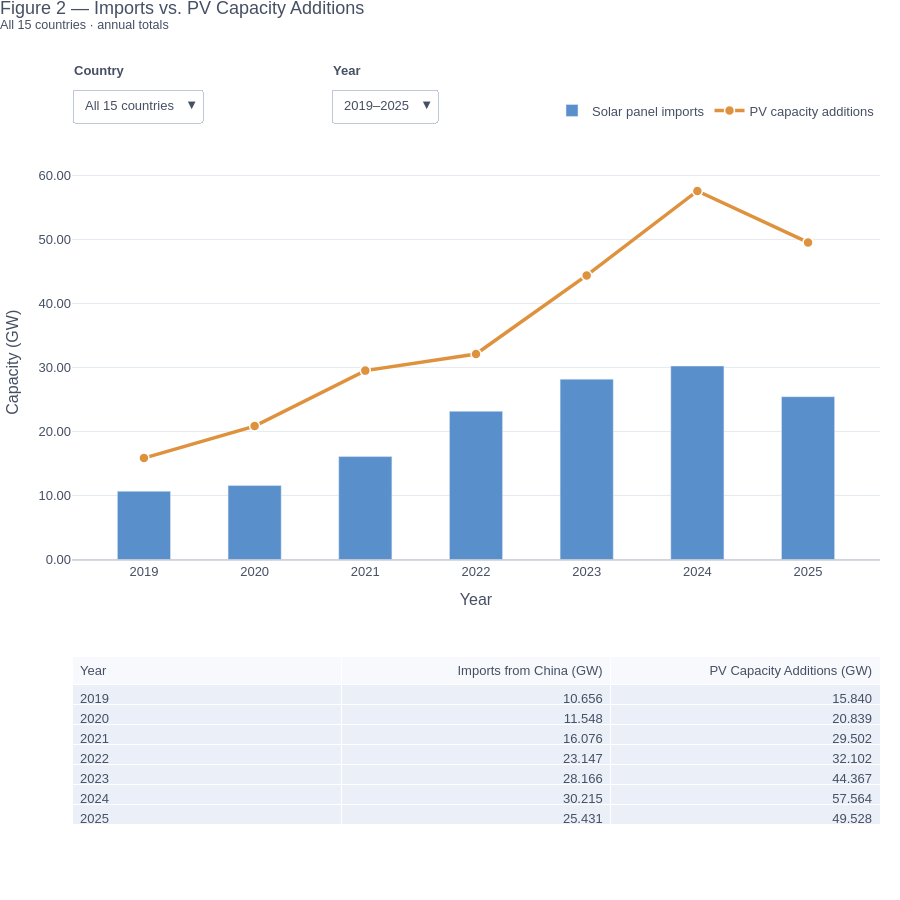

The notebook cell this image was saved under:
### Markdown cell above
### Figure 2 interactive dashboard

### Code cell
#Imports and settings
import argparse
from pathlib import Path

import pandas as pd
import plotly.graph_objects as go
from plotly.subplots import make_subplots

FILENAME = "CLEANED_Study_area_data_2018_2025.csv"
START_YEAR, END_YEAR = 2019, 2025
YEARS = list(range(START_YEAR, END_YEAR + 1))

IMPORT_COLOR = "#598fcb"
ADDITION_COLOR = "#df923e"

try:
    SCRIPT_DIR = Path(__file__).resolve().parent
except NameError:
    SCRIPT_DIR = Path.cwd()

OUT_DIR = SCRIPT_DIR.parent / "outputs"
OUT_DIR.mkdir(parents=True, exist_ok=True)


#Load data
def find_csv(csv_arg=None):
    """Find the cleaned CSV whether you run from the repo root or the Scripts folder."""
    if csv_arg:
        p = Path(csv_arg).expanduser().resolve()
        if not p.is_file():
            raise FileNotFoundError(f"CSV file not found: {p}")
        return p
    candidates = [
        Path.cwd() / "data" / "Processed" / FILENAME,
        Path.cwd() / ".." / "data" / "Processed" / FILENAME,
        SCRIPT_DIR / ".." / "data" / "Processed" / FILENAME,
        SCRIPT_DIR / "data" / "Processed" / FILENAME,
        Path.cwd() / FILENAME,
        SCRIPT_DIR / FILENAME,
    ]
    for path in candidates:
        if path.is_file():
            return path.resolve()
    raise FileNotFoundError(
        f"Cannot find {FILENAME}. Pass its path using --csv.\nChecked:\n"
        + "\n".join(str(p.resolve()) for p in candidates)
    )


parser = argparse.ArgumentParser(description="Figure 2 interactive dashboard")
parser.add_argument("--csv", default=None, help="Path to the cleaned CSV file")
parser.add_argument("--out", default=str(OUT_DIR / "Figure2_Interactive_Dashboard.html"),
                    help="Output HTML path")
args, _ = parser.parse_known_args()

csv_path = find_csv(args.csv)
df = pd.read_csv(csv_path)
print(f"Loaded: {csv_path}")


#Clean and check data
expected = ["Area", "Year", "China_panel_exports_MW", "PV_capacity_additions_MW"]
missing = set(expected) - set(df.columns)
if missing:
    raise ValueError(f"Missing columns: {sorted(missing)}")

d = df[expected].copy()
d["Year"] = pd.to_numeric(d["Year"], errors="raise").astype(int)
d = d[d["Year"].between(START_YEAR, END_YEAR)].copy()
if d.empty:
    raise ValueError(f"No observations from {START_YEAR} through {END_YEAR} found.")
if d.duplicated(["Area", "Year"]).any():
    raise ValueError("Duplicate Area-Year observations found: check data before plotting.")

for col in ["China_panel_exports_MW", "PV_capacity_additions_MW"]:
    d[col] = pd.to_numeric(d[col], errors="coerce")


d["Imports_GW"] = d["China_panel_exports_MW"] / 1000
d["Additions_GW"] = d["PV_capacity_additions_MW"] / 1000

countries = sorted(d["Area"].unique())
ALL_LABEL = f"All {len(countries)} countries"
print(f"Countries: {len(countries)}, years: {d['Year'].min()}–{d['Year'].max()}, rows: {len(d)}")


#Filter function
def filter_data(country="ALL", start=START_YEAR, end=END_YEAR, save_csv=False):
    """Return one row per year for a country (or the sum of all countries).

    country : "ALL" or a country name, e.g. "Brazil"
    start, end : year range (inclusive)
    save_csv : if True, also save the result to the outputs folder
    """
    sub = d if country == "ALL" else d[d["Area"] == country]
    if country != "ALL" and sub.empty:
        raise ValueError(f"Unknown country: {country}. Choose from: {countries}")

    table = (
        sub.groupby("Year")[["Imports_GW", "Additions_GW"]]
        .sum(min_count=1)
        .reindex(range(start, end + 1))
        .rename(columns={"Imports_GW": "Imports_from_China_GW",
                         "Additions_GW": "PV_Capacity_Additions_GW"})
    )
    table.index.name = "Year"

    if save_csv:
        name = "All15" if country == "ALL" else country.replace(" ", "_")
        path = OUT_DIR / f"Figure2_{name}_{start}-{end}.csv"
        table.to_csv(path, na_rep="")
        print(f"Saved: {path}")
    return table


print(filter_data("ALL").round(3))
print(filter_data("Brazil", 2021, 2024).round(3))


#Build the interactive figure
groups = ["ALL"] + countries
TRACES_PER_GROUP = 3

fig = make_subplots(
    rows=2, cols=1,
    row_heights=[0.66, 0.34],
    vertical_spacing=0.14,
    specs=[[{"type": "xy"}], [{"type": "table"}]],
)

for i, g in enumerate(groups):
    t = filter_data(g)
    show = (i == 0)

    fig.add_trace(go.Bar(
        x=t.index, y=t["Imports_from_China_GW"],
        name="Solar panel imports", marker_color=IMPORT_COLOR, width=0.48,
        visible=show,
        hovertemplate="Imports from China: %{y:.3f} GW<extra></extra>",
    ), row=1, col=1)

    fig.add_trace(go.Scatter(
        x=t.index, y=t["PV_Capacity_Additions_GW"],
        mode="lines+markers", name="PV capacity additions",
        line=dict(color=ADDITION_COLOR, width=3.5),
        marker=dict(color=ADDITION_COLOR, size=10, line=dict(color="#fff", width=1.5)),
        visible=show,
        hovertemplate="PV capacity additions: %{y:.3f} GW<extra></extra>",
    ), row=1, col=1)

    fmt = lambda s: ["NA" if pd.isna(v) else f"{v:.3f}" for v in s]
    fig.add_trace(go.Table(
        header=dict(values=["Year", "Imports from China (GW)", "PV Capacity Additions (GW)"],
                    fill_color="#f7f9fc", align=["left", "right", "right"]),
        cells=dict(values=[list(t.index), fmt(t["Imports_from_China_GW"]),
                           fmt(t["PV_Capacity_Additions_GW"])],
                   align=["left", "right", "right"]),
        visible=show,
    ), row=2, col=1)

#Country dropdown
country_buttons = []
for i, g in enumerate(groups):
    visible = [False] * (len(groups) * TRACES_PER_GROUP)
    for k in range(TRACES_PER_GROUP):
        visible[i * TRACES_PER_GROUP + k] = True
    label = ALL_LABEL if g == "ALL" else g
    subtitle = f"{ALL_LABEL} · annual totals" if g == "ALL" else f"{g} · annual values"
    country_buttons.append(dict(
        label=label, method="update",
        args=[{"visible": visible},
              {"title.text": f"Figure 2 — Imports vs. PV Capacity Additions<br><sup>{subtitle}</sup>"}],
    ))

#Year dropdown
year_ranges = [(START_YEAR, END_YEAR)] + [(y, y) for y in YEARS] + [
    (s, e) for s in YEARS for e in YEARS if e > s and (s, e) != (START_YEAR, END_YEAR)
]
year_buttons = [
    dict(label=str(s) if s == e else f"{s}–{e}", method="relayout",
         args=[{"xaxis.range": [s - 0.65, e + 0.65]}])
    for s, e in year_ranges
]

fig.update_layout(
    title=dict(text=f"Figure 2 — Imports vs. PV Capacity Additions<br><sup>{ALL_LABEL} · annual totals</sup>",
               x=0.0, xanchor="left", y=0.985, yanchor="top"),
    height=900,
    margin=dict(t=165, r=20, b=40, l=70),
    paper_bgcolor="#fff", plot_bgcolor="#fff",
    font=dict(family="Arial, sans-serif", color="#465064", size=13),
    hovermode="x unified",
    legend=dict(orientation="h", x=1.0, xanchor="right", y=1.10, yanchor="top"),
    updatemenus=[
        dict(buttons=country_buttons, direction="down", x=0.0, xanchor="left",
             y=1.11, yanchor="top", showactive=True),
        dict(buttons=year_buttons, direction="down", x=0.32, xanchor="left",
             y=1.11, yanchor="top", showactive=True),
    ],
    annotations=[
        dict(text="<b>Country</b>", x=0.0, y=1.15, xref="paper", yref="paper",
             showarrow=False, xanchor="left"),
        dict(text="<b>Year</b>", x=0.32, y=1.15, xref="paper", yref="paper",
             showarrow=False, xanchor="left"),
    ],
)
fig.update_xaxes(title_text="Year", tickmode="array", tickvals=YEARS,
                 range=[START_YEAR - 0.65, END_YEAR + 0.65],
                 showgrid=False, linecolor="#a6afbd", row=1, col=1)
fig.update_yaxes(title_text="Capacity (GW)", rangemode="tozero",
                 gridcolor="#e5eaf1", tickformat=",.2f", row=1, col=1)


#Save and show
out_path = Path(args.out)
out_path.parent.mkdir(parents=True, exist_ok=True)
fig.write_html(out_path, include_plotlyjs=True)   # True = works offline
print(f"Saved interactive dashboard: {out_path.resolve()}")
print("Units: GW (1 GW = 1,000 MW). All-country values are annual sums, not averages.")
print("Sources: Ember solar PV export data and IRENA installed capacity.")

fig.show()

### Figure 1 — Plotly figure (JSON) as saved in the notebook; plotly's stock layout.template omitted (floating-point values rounded to 4 significant figures)
{"data": [{"hovertemplate": "Imports from China: %{y:.3f} GW<extra></extra>", "marker": {"color": "#598fcb"}, "name": "Solar panel imports", "type": "bar", "visible": true, "width": 0.48, "x": [2019, 2020, 2021, 2022, 2023, 2024, 2025], "xaxis": "x", "y": [10.66, 11.55, 16.08, 23.15, 28.17, 30.21, 25.43], "yaxis": "y"}, {"hovertemplate": "PV capacity additions: %{y:.3f} GW<extra></extra>", "line": {"color": "#df923e", "width": 3.5}, "marker": {"color": "#df923e", "line": {"color": "#fff", "width": 1.5}, "size": 10}, "mode": "lines+markers", "name": "PV capacity additions", "type": "scatter", "visible": true, "x": [2019, 2020, 2021, 2022, 2023, 2024, 2025], "xaxis": "x", "y": [15.84, 20.84, 29.5, 32.1, 44.37, 57.56, 49.53], "yaxis": "y"}, {"cells": {"align": ["left", "right", "right"], "values": [[2019, 2020, 2021, 2022, 2023, 2024, 2025], ["10.656", "11.548", "16.076", "23.147", "28.166", "30.215", "25.431"], ["15.840", "20.839", "29.502", "32.102", "44.367", "57.564", "49.528"]]}, "domain": {"x": [0, 1], "y": [0, 0.2924]}, "header": {"align": ["left", "right", "right"], "fill": {"color": "#f7f9fc"}, "values": ["Year", "Imports from China (GW)", "PV Capacity Additions (GW)"]}, "type": "table", "visible": true}, {"hovertemplate": "Imports from China: %{y:.3f} GW<extra></extra>", "marker": {"color": "#598fcb"}, "name": "Solar panel imports", "type": "bar", "visible": false, "width": 0.48, "x": [2019, 2020, 2021, 2022, 2023, 2024, 2025], "xaxis": "x", "y": [0.4962, 0.05289, 0.1267, 0.1491, 0.5878, 0.5905, 0.7365], "yaxis": "y"}, {"hovertemplate": "PV capacity additions: %{y:.3f} GW<extra></extra>", "line": {"color": "#df923e", "width": 3.5}, "marker": {"color": "#df923e", "line": {"color": "#fff", "width": 1.5}, "size": 10}, "mode": "lines+markers", "name": "PV capacity additions", "type": "scatter", "visible": false, "x": [2019, 2020, 2021, 2022, 2023, 2024, 2025], "xaxis": "x", "y": [0.2497, 0.322, 0.309, 0.03575, 0.2926, 0.3353, 0.8511], "yaxis": "y"}, {"cells": {"align": ["left", "right", "right"], "values": [[2019, 2020, 2021, 2022, 2023, 2024, 2025], ["0.496", "0.053", "0.127", "0.149", "0.588", "0.591", "0.737"], ["0.250", "0.322", "0.309", "0.036", "0.293", "0.335", "0.851"]]}, "domain": {"x": [0, 1], "y": [0, 0.2924]}, "header": {"align": ["left", "right", "right"], "fill": {"color": "#f7f9fc"}, "values": ["Year", "Imports from China (GW)", "PV Capacity Additions (GW)"]}, "type": "table", "visible": false}, {"hovertemplate": "Imports from China: %{y:.3f} GW<extra></extra>", "marker": {"color": "#598fcb"}, "name": "Solar panel imports", "type": "bar", "visible": false, "width": 0.48, "x": [2019, 2020, 2021, 2022, 2023, 2024, 2025], "xaxis": "x", "y": [0.00182, 0.00075, 0.00093, 0.00139, 0.00212, 0.00433, 0.03623], "yaxis": "y"}, {"hovertemplate": "PV capacity additions: %{y:.3f} GW<extra></extra>", "line": {"color": "#df923e", "width": 3.5}, "marker": {"color": "#df923e", "line": {"color": "#fff", "width": 1.5}, "size": 10}, "mode": "lines+markers", "name": "PV capacity additions", "type": "scatter", "visible": false, "x": [2019, 2020, 2021, 2022, 2023, 2024, 2025], "xaxis": "x", "y": [0.0005, 0.05032, 0.04983, 0.00068, 0.00149, 0.00375, 0.01717], "yaxis": "y"}, {"cells": {"align": ["left", "right", "right"], "values": [[2019, 2020, 2021, 2022, 2023, 2024, 2025], ["0.002", "0.001", "0.001", "0.001", "0.002", "0.004", "0.036"], ["0.001", "0.050", "0.050", "0.001", "0.001", "0.004", "0.017"]]}, "domain": {"x": [0, 1], "y": [0, 0.2924]}, "header": {"align": ["left", "right", "right"], "fill": {"color": "#f7f9fc"}, "values": ["Year", "Imports from China (GW)", "PV Capacity Additions (GW)"]}, "type": "table", "visible": false}, {"hovertemplate": "Imports from China: %{y:.3f} GW<extra></extra>", "marker": {"color": "#598fcb"}, "name": "Solar panel imports", "type": "bar", "visible": false, "width": 0.48, "x": [2019, 2020, 2021, 2022, 2023, 2024, 2025], "xaxis": "x", "y": [4.282, 4.528, 11.33, 17.56, 20.19, 21.92, 13.82], "yaxis": "y"}, {"hovertemplate": "PV capacity additions: %{y:.3f} GW<extra></extra>", "line": {"color": "#df923e", "width": 3.5}, "marker": {"color": "#df923e", "line": {"color": "#fff", "width": 1.5}, "size": 10}, "mode": "lines+markers", "name": "PV capacity additions", "type": "scatter", "visible": false, "x": [2019, 2020, 2021, 2022, 2023, 2024, 2025], "xaxis": "x", "y": [2.212, 3.716, 5.924, 10.76, 12.49, 15.55, 11.58], "yaxis": "y"}, {"cells": {"align": ["left", "right", "right"], "values": [[2019, 2020, 2021, 2022, 2023, 2024, 2025], ["4.282", "4.528", "11.328", "17.561", "20.193", "21.924", "13.823"], ["2.212", "3.716", "5.924", "10.759", "12.495", "15.551", "11.578"]]}, "domain": {"x": [0, 1], "y": [0, 0.2924]}, "header": {"align": ["left", "right", "right"], "fill": {"color": "#f7f9fc"}, "values": ["Year", "Imports from China (GW)", "PV Capacity Additions (GW)"]}, "type": "table", "visible": false}, {"hovertemplate": "Imports from China: %{y:.3f} GW<extra></extra>", "marker": {"color": "#598fcb"}, "name": "Solar panel imports", "type": "bar", "visible": false, "width": 0.48, "x": [2019, 2020, 2021, 2022, 2023, 2024, 2025], "xaxis": "x", "y": [0.2356, 0.3109, 0.2221, 0.08966, 0.1154, 0.1392, 0.115], "yaxis": "y"}, {"hovertemplate": "PV capacity additions: %{y:.3f} GW<extra></extra>", "line": {"color": "#df923e", "width": 3.5}, "marker": {"color": "#df923e", "line": {"color": "#fff", "width": 1.5}, "size": 10}, "mode": "lines+markers", "name": "PV capacity additions", "type": "scatter", "visible": false, "x": [2019, 2020, 2021, 2022, 2023, 2024, 2025], "xaxis": "x", "y": [0.197, 0.24, 0.786, 0.468, 0.719, 0.249, 0.1125], "yaxis": "y"}, {"cells": {"align": ["left", "right", "right"], "values": [[2019, 2020, 2021, 2022, 2023, 2024, 2025], ["0.236", "0.311", "0.222", "0.090", "0.115", "0.139", "0.115"], ["0.197", "0.240", "0.786", "0.468", "0.719", "0.249", "0.113"]]}, "domain": {"x": [0, 1], "y": [0, 0.2924]}, "header": {"align": ["left", "right", "right"], "fill": {"color": "#f7f9fc"}, "values": ["Year", "Imports from China (GW)", "PV Capacity Additions (GW)"]}, "type": "table", "visible": false}, {"hovertemplate": "Imports from China: %{y:.3f} GW<extra></extra>", "marker": {"color": "#598fcb"}, "name": "Solar panel imports", "type": "bar", "visible": false, "width": 0.48, "x": [2019, 2020, 2021, 2022, 2023, 2024, 2025], "xaxis": "x", "y": [1.145, 2.623, 2.082, 2.307, 2.855, 2.421, 3.329], "yaxis": "y"}, {"hovertemplate": "PV capacity additions: %{y:.3f} GW<extra></extra>", "line": {"color": "#df923e", "width": 3.5}, "marker": {"color": "#df923e", "line": {"color": "#fff", "width": 1.5}, "size": 10}, "mode": "lines+markers", "name": "PV capacity additions", "type": "scatter", "visible": false, "x": [2019, 2020, 2021, 2022, 2023, 2024, 2025], "xaxis": "x", "y": [0.4227, 0.5665, 1.317, 2.175, 1.852, 2.277, 1.125], "yaxis": "y"}, {"cells": {"align": ["left", "right", "right"], "values": [[2019, 2020, 2021, 2022, 2023, 2024, 2025], ["1.145", "2.623", "2.082", "2.307", "2.855", "2.421", "3.329"], ["0.423", "0.567", "1.317", "2.175", "1.852", "2.277", "1.125"]]}, "domain": {"x": [0, 1], "y": [0, 0.2924]}, "header": {"align": ["left", "right", "right"], "fill": {"color": "#f7f9fc"}, "values": ["Year", "Imports from China (GW)", "PV Capacity Additions (GW)"]}, "type": "table", "visible": false}, {"hovertemplate": "Imports from China: %{y:.3f} GW<extra></extra>", "marker": {"color": "#598fcb"}, "name": "Solar panel imports", "type": "bar", "visible": false, "width": 0.48, "x": [2019, 2020, 2021, 2022, 2023, 2024, 2025], "xaxis": "x", "y": [0.1274, 0.161, 0.5431, 1.23, 1.464, 1.556, 2.079], "yaxis": "y"}, {"hovertemplate": "PV capacity additions: %{y:.3f} GW<extra></extra>", "line": {"color": "#df923e", "width": 3.5}, "marker": {"color": "#df923e", "line": {"color": "#fff", "width": 1.5}, "size": 10}, "mode": "lines+markers", "name": "PV capacity additions", "type": "scatter", "visible": false, "x": [2019, 2020, 2021, 2022, 2023, 2024, 2025], "xaxis": "x", "y": [0.00923, 0.05102, 0.07911, 0.1547, 0.2255, 0.8841, 0.3092], "yaxis": "y"}, {"cells": {"align": ["left", "right", "right"], "values": [[2019, 2020, 2021, 2022, 2023, 2024, 2025], ["0.127", "0.161", "0.543", "1.230", "1.464", "1.556", "2.079"], ["0.009", "0.051", "0.079", "0.155", "0.226", "0.884", "0.309"]]}, "domain": {"x": [0, 1], "y": [0, 0.2924]}, "header": {"align": ["left", "right", "right"], "fill": {"color": "#f7f9fc"}, "values": ["Year", "Imports from China (GW)", "PV Capacity Additions (GW)"]}, "type": "table", "visible": false}, {"hovertemplate": "Imports from China: %{y:.3f} GW<extra></extra>", "marker": {"color": "#598fcb"}, "name": "Solar panel imports", "type": "bar", "visible": false, "width": 0.48, "x": [2019, 2020, 2021, 2022, 2023, 2024, 2025], "xaxis": "x", "y": [0.00882, 0.00795, 0.028, 0.03795, 0.03586, 0.08863, 0.2061], "yaxis": "y"}, {"hovertemplate": "PV capacity additions: %{y:.3f} GW<extra></extra>", "line": {"color": "#df923e", "width": 3.5}, "marker": {"color": "#df923e", "line": {"color": "#fff", "width": 1.5}, "size": 10}, "mode": "lines+markers", "name": "PV capacity additions", "type": "scatter", "visible": false, "x": [2019, 2020, 2021, 2022, 2023, 2024, 2025], "xaxis": "x", "y": [0.0, 0.0, 2e-05, 0.001, 0.00131, 0.05427, 0.04708], "yaxis": "y"}, {"cells": {"align": ["left", "right", "right"], "values": [[2019, 2020, 2021, 2022, 2023, 2024, 2025], ["0.009", "0.008", "0.028", "0.038", "0.036", "0.089", "0.206"], ["0.000", "0.000", "0.000", "0.001", "0.001", "0.054", "0.047"]]}, "domain": {"x": [0, 1], "y": [0, 0.2924]}, "header": {"align": ["left", "right", "right"], "fill": {"color": "#f7f9fc"}, "values": ["Year", "Imports from China (GW)", "PV Capacity Additions (GW)"]}, "type": "table", "visible": false}, {"hovertemplate": "Imports from China: %{y:.3f} GW<extra></extra>", "marker": {"color": "#598fcb"}, "name": "Solar panel imports", "type": "bar", "visible": false, "width": 0.48, "x": [2019, 2020, 2021, 2022, 2023, 2024, 2025], "xaxis": "x", "y": [0.00454, 0.00506, 0.00679, 0.00527, 0.01408, 0.07835, 0.08653], "yaxis": "y"}, {"hovertemplate": "PV capacity additions: %{y:.3f} GW<extra></extra>", "line": {"color": "#df923e", "width": 3.5}, "marker": {"color": "#df923e", "line": {"color": "#fff", "width": 1.5}, "size": 10}, "mode": "lines+markers", "name": "PV capacity additions", "type": "scatter", "visible": false, "x": [2019, 2020, 2021, 2022, 2023, 2024, 2025], "xaxis": "x", "y": [0.00127, 0.00021, -0.00017, 0.00547, 0.00585, 0.00305, 0.01755], "yaxis": "y"}, {"cells": {"align": ["left", "right", "right"], "values": [[2019, 2020, 2021, 2022, 2023, 2024, 2025], ["0.005", "0.005", "0.007", "0.005", "0.014", "0.078", "0.087"], ["0.001", "0.000", "-0.000", "0.005", "0.006", "0.003", "0.018"]]}, "domain": {"x": [0, 1], "y": [0, 0.2924]}, "header": {"align": ["left", "right", "right"], "fill": {"color": "#f7f9fc"}, "values": ["Year", "Imports from China (GW)", "PV Capacity Additions (GW)"]}, "type": "table", "visible": false}, {"hovertemplate": "Imports from China: %{y:.3f} GW<extra></extra>", "marker": {"color": "#598fcb"}, "name": "Solar panel imports", "type": "bar", "visible": false, "width": 0.48, "x": [2019, 2020, 2021, 2022, 2023, 2024, 2025], "xaxis": "x", "y": [3.568, 1.907, 1.208, 1.269, 2.178, 2.055, 2.145], "yaxis": "y"}, {"hovertemplate": "PV capacity additions: %{y:.3f} GW<extra></extra>", "line": {"color": "#df923e", "width": 3.5}, "marker": {"color": "#df923e", "line": {"color": "#fff", "width": 1.5}, "size": 10}, "mode": "lines+markers", "name": "PV capacity additions", "type": "scatter", "visible": false, "x": [2019, 2020, 2021, 2022, 2023, 2024, 2025], "xaxis": "x", "y": [3.476, 0.9105, 1.769, 0.4289, 1.554, 1.082, 0.9374], "yaxis": "y"}, {"cells": {"align": ["left", "right", "right"], "values": [[2019, 2020, 2021, 2022, 2023, 2024, 2025], ["3.568", "1.907", "1.208", "1.269", "2.178", "2.055", "2.145"], ["3.476", "0.910", "1.769", "0.429", "1.554", "1.082", "0.937"]]}, "domain": {"x": [0, 1], "y": [0, 0.2924]}, "header": {"align": ["left", "right", "right"], "fill": {"color": "#f7f9fc"}, "values": ["Year", "Imports from China (GW)", "PV Capacity Additions (GW)"]}, "type": "table", "visible": false}, {"hovertemplate": "Imports from China: %{y:.3f} GW<extra></extra>", "marker": {"color": "#598fcb"}, "name": "Solar panel imports", "type": "bar", "visible": false, "width": 0.48, "x": [2019, 2020, 2021, 2022, 2023, 2024, 2025], "xaxis": "x", "y": [0.00288, 0.0039, 0.00274, 0.00421, 0.00914, 0.01842, 0.01392], "yaxis": "y"}, {"hovertemplate": "PV capacity additions: %{y:.3f} GW<extra></extra>", "line": {"color": "#df923e", "width": 3.5}, "marker": {"color": "#df923e", "line": {"color": "#fff", "width": 1.5}, "size": 10}, "mode": "lines+markers", "name": "PV capacity additions", "type": "scatter", "visible": false, "x": [2019, 2020, 2021, 2022, 2023, 2024, 2025], "xaxis": "x", "y": [0.0, 9e-05, 0.0, 0.00102, 0.0, 0.0, 0.00195], "yaxis": "y"}, {"cells": {"align": ["left", "right", "right"], "values": [[2019, 2020, 2021, 2022, 2023, 2024, 2025], ["0.003", "0.004", "0.003", "0.004", "0.009", "0.018", "0.014"], ["0.000", "0.000", "0.000", "0.001", "0.000", "0.000", "0.002"]]}, "domain": {"x": [0, 1], "y": [0, 0.2924]}, "header": {"align": ["left", "right", "right"], "fill": {"color": "#f7f9fc"}, "values": ["Year", "Imports from China (GW)", "PV Capacity Additions (GW)"]}, "type": "table", "visible": false}, {"hovertemplate": "Imports from China: %{y:.3f} GW<extra></extra>", "marker": {"color": "#598fcb"}, "name": "Solar panel imports", "type": "bar", "visible": false, "width": 0.48, "x": [2019, 2020, 2021, 2022, 2023, 2024, 2025], "xaxis": "x", "y": [0.02888, 0.04346, 0.03891, 0.1174, 0.1712, 0.2872, 1.073], "yaxis": "y"}, {"hovertemplate": "PV capacity additions: %{y:.3f} GW<extra></extra>", "line": {"color": "#df923e", "width": 3.5}, "marker": {"color": "#df923e", "line": {"color": "#fff", "width": 1.5}, "size": 10}, "mode": "lines+markers", "name": "PV capacity additions", "type": "scatter", "visible": false, "x": [2019, 2020, 2021, 2022, 2023, 2024, 2025], "xaxis": "x", "y": [0.01061, 0.0, -0.00248, -4e-05, 0.1149, 0.08056, 0.488], "yaxis": "y"}, {"cells": {"align": ["left", "right", "right"], "values": [[2019, 2020, 2021, 2022, 2023, 2024, 2025], ["0.029", "0.043", "0.039", "0.117", "0.171", "0.287", "1.073"], ["0.011", "0.000", "-0.002", "-0.000", "0.115", "0.081", "0.488"]]}, "domain": {"x": [0, 1], "y": [0, 0.2924]}, "header": {"align": ["left", "right", "right"], "fill": {"color": "#f7f9fc"}, "values": ["Year", "Imports from China (GW)", "PV Capacity Additions (GW)"]}, "type": "table", "visible": false}, {"hovertemplate": "Imports from China: %{y:.3f} GW<extra></extra>", "marker": {"color": "#598fcb"}, "name": "Solar panel imports", "type": "bar", "visible": false, "width": 0.48, "x": [2019, 2020, 2021, 2022, 2023, 2024, 2025], "xaxis": "x", "y": [0.00058, 0.00074, 0.0034, 0.00222, 0.00494, 0.00445, 0.03686], "yaxis": "y"}, {"hovertemplate": "PV capacity additions: %{y:.3f} GW<extra></extra>", "line": {"color": "#df923e", "width": 3.5}, "marker": {"color": "#df923e", "line": {"color": "#fff", "width": 1.5}, "size": 10}, "mode": "lines+markers", "name": "PV capacity additions", "type": "scatter", "visible": false, "x": [2019, 2020, 2021, 2022, 2023, 2024, 2025], "xaxis": "x", "y": [1e-05, 0.00065, 0.001, 0.0023, 0.0012, 0.00179, 0.02327], "yaxis": "y"}, {"cells": {"align": ["left", "right", "right"], "values": [[2019, 2020, 2021, 2022, 2023, 2024, 2025], ["0.001", "0.001", "0.003", "0.002", "0.005", "0.004", "0.037"], ["0.000", "0.001", "0.001", "0.002", "0.001", "0.002", "0.023"]]}, "domain": {"x": [0, 1], "y": [0, 0.2924]}, "header": {"align": ["left", "right", "right"], "fill": {"color": "#f7f9fc"}, "values": ["Year", "Imports from China (GW)", "PV Capacity Additions (GW)"]}, "type": "table", "visible": false}, {"hovertemplate": "Imports from China: %{y:.3f} GW<extra></extra>", "marker": {"color": "#598fcb"}, "name": "Solar panel imports", "type": "bar", "visible": false, "width": 0.48, "x": [2019, 2020, 2021, 2022, 2023, 2024, 2025], "xaxis": "x", "y": [0.7466, 1.89, 0.4327, 0.3449, 0.5137, 1.016, 1.527], "yaxis": "y"}, {"hovertemplate": "PV capacity additions: %{y:.3f} GW<extra></extra>", "line": {"color": "#df923e", "width": 3.5}, "marker": {"color": "#df923e", "line": {"color": "#fff", "width": 1.5}, "size": 10}, "mode": "lines+markers", "name": "PV capacity additions", "type": "scatter", "visible": false, "x": [2019, 2020, 2021, 2022, 2023, 2024, 2025], "xaxis": "x", "y": [9.256, 14.98, 19.26, 18.06, 27.08, 37.0, 34.02], "yaxis": "y"}, {"cells": {"align": ["left", "right", "right"], "values": [[2019, 2020, 2021, 2022, 2023, 2024, 2025], ["0.747", "1.890", "0.433", "0.345", "0.514", "1.016", "1.527"], ["9.256", "14.977", "19.260", "18.056", "27.085", "37.005", "34.016"]]}, "domain": {"x": [0, 1], "y": [0, 0.2924]}, "header": {"align": ["left", "right", "right"], "fill": {"color": "#f7f9fc"}, "values": ["Year", "Imports from China (GW)", "PV Capacity Additions (GW)"]}, "type": "table", "visible": false}, {"hovertemplate": "Imports from China: %{y:.3f} GW<extra></extra>", "marker": {"color": "#598fcb"}, "name": "Solar panel imports", "type": "bar", "visible": false, "width": 0.48, "x": [2019, 2020, 2021, 2022, 2023, 2024, 2025], "xaxis": "x", "y": [0.00734, 0.00973, 0.0508, 0.02512, 0.01704, 0.01591, 0.08018], "yaxis": "y"}, {"hovertemplate": "PV capacity additions: %{y:.3f} GW<extra></extra>", "line": {"color": "#df923e", "width": 3.5}, "marker": {"color": "#df923e", "line": {"color": "#fff", "width": 1.5}, "size": 10}, "mode": "lines+markers", "name": "PV capacity additions", "type": "scatter", "visible": false, "x": [2019, 2020, 2021, 2022, 2023, 2024, 2025], "xaxis": "x", "y": [0.00529, 0.00425, 0.00857, 0.01395, 0.02011, 0.03566, 0.0032], "yaxis": "y"}, {"cells": {"align": ["left", "right", "right"], "values": [[2019, 2020, 2021, 2022, 2023, 2024, 2025], ["0.007", "0.010", "0.051", "0.025", "0.017", "0.016", "0.080"], ["0.005", "0.004", "0.009", "0.014", "0.020", "0.036", "0.003"]]}, "domain": {"x": [0, 1], "y": [0, 0.2924]}, "header": {"align": ["left", "right", "right"], "fill": {"color": "#f7f9fc"}, "values": ["Year", "Imports from China (GW)", "PV Capacity Additions (GW)"]}, "type": "table", "visible": false}, {"hovertemplate": "Imports from China: %{y:.3f} GW<extra></extra>", "marker": {"color": "#598fcb"}, "name": "Solar panel imports", "type": "bar", "visible": false, "width": 0.48, "x": [2019, 2020, 2021, 2022, 2023, 2024, 2025], "xaxis": "x", "y": [0.00053, 0.00254, 0.00127, 0.00266, 0.00389, 0.01459, 0.144], "yaxis": "y"}, {"hovertemplate": "PV capacity additions: %{y:.3f} GW<extra></extra>", "line": {"color": "#df923e", "width": 3.5}, "marker": {"color": "#df923e", "line": {"color": "#fff", "width": 1.5}, "size": 10}, "mode": "lines+markers", "name": "PV capacity additions", "type": "scatter", "visible": false, "x": [2019, 2020, 2021, 2022, 2023, 2024, 2025], "xaxis": "x", "y": [0.0, 0.0, 0.0002, 0.0, 5e-05, 0.00119, 0.0004], "yaxis": "y"}, {"cells": {"align": ["left", "right", "right"], "values": [[2019, 2020, 2021, 2022, 2023, 2024, 2025], ["0.001", "0.003", "0.001", "0.003", "0.004", "0.015", "0.144"], ["0.000", "0.000", "0.000", "0.000", "0.000", "0.001", "0.000"]]}, "domain": {"x": [0, 1], "y": [0, 0.2924]}, "header": {"align": ["left", "right", "right"], "fill": {"color": "#f7f9fc"}, "values": ["Year", "Imports from China (GW)", "PV Capacity Additions (GW)"]}, "type": "table", "visible": false}], "layout": {"annotations": [{"showarrow": false, "text": "<b>Country</b>", "x": 0, "xanchor": "left", "xref": "paper", "y": 1.15, "yref": "paper"}, {"showarrow": false, "text": "<b>Year</b>", "x": 0.32, "xanchor": "left", "xref": "paper", "y": 1.15, "yref": "paper"}], "font": {"color": "#465064", "family": "Arial, sans-serif", "size": 13}, "height": 900, "hovermode": "x unified", "legend": {"orientation": "h", "x": 1, "xanchor": "right", "y": 1.1, "yanchor": "top"}, "margin": {"b": 40, "l": 70, "r": 20, "t": 165}, "paper_bgcolor": "#fff", "plot_bgcolor": "#fff", "title": {"text": "Figure 2 — Imports vs. PV Capacity Additions<br><sup>All 15 countries · annual totals</sup>", "x": 0, "xanchor": "left", "y": 0.985, "yanchor": "top"}, "updatemenus": [{"buttons": [{"args": [{"visible": [true, true, true, false, false, false, false, false, false, false, false, false, false, false, false, false, false, false, false, false, false, false, false, false, false, false, false, false, false, false, false, false, false, false, false, false, false, false, false, false, false, false, false, false, false, false, false, false]}, {"title.text": "Figure 2 — Imports vs. PV Capacity Additions<br><sup>All 15 countries · annual totals</sup>"}], "label": "All 15 countries", "method": "update"}, {"args": [{"visible": [false, false, false, true, true, true, false, false, false, false, false, false, false, false, false, false, false, false, false, false, false, false, false, false, false, false, false, false, false, false, false, false, false, false, false, false, false, false, false, false, false, false, false, false, false, false, false, false]}, {"title.text": "Figure 2 — Imports vs. PV Capacity Additions<br><sup>Argentina · annual values</sup>"}], "label": "Argentina", "method": "update"}, {"args": [{"visible": [false, false, false, false, false, false, true, true, true, false, false, false, false, false, false, false, false, false, false, false, false, false, false, false, false, false, false, false, false, false, false, false, false, false, false, false, false, false, false, false, false, false, false, false, false, false, false, false]}, {"title.text": "Figure 2 — Imports vs. PV Capacity Additions<br><sup>Bolivia · annual values</sup>"}], "label": "Bolivia", "method": "update"}, {"args": [{"visible": [false, false, false, false, false, false, false, false, false, true, true, true, false, false, false, false, false, false, false, false, false, false, false, false, false, false, false, false, false, false, false, false, false, false, false, false, false, false, false, false, false, false, false, false, false, false, false, false]}, {"title.text": "Figure 2 — Imports vs. PV Capacity Additions<br><sup>Brazil · annual values</sup>"}], "label": "Brazil", "method": "update"}, {"args": [{"visible": [false, false, false, false, false, false, false, false, false, false, false, false, true, true, true, false, false, false, false, false, false, false, false, false, false, false, false, false, false, false, false, false, false, false, false, false, false, false, false, false, false, false, false, false, false, false, false, false]}, {"title.text": "Figure 2 — Imports vs. PV Capacity Additions<br><sup>Canada · annual values</sup>"}], "label": "Canada", "method": "update"}, {"args": [{"visible": [false, false, false, false, false, false, false, false, false, false, false, false, false, false, false, true, true, true, false, false, false, false, false, false, false, false, false, false, false, false, false, false, false, false, false, false, false, false, false, false, false, false, false, false, false, false, false, false]}, {"title.text": "Figure 2 — Imports vs. PV Capacity Additions<br><sup>Chile · annual values</sup>"}], "label": "Chile", "method": "update"}, {"args": [{"visible": [false, false, false, false, false, false, false, false, false, false, false, false, false, false, false, false, false, false, true, true, true, false, false, false, false, false, false, false, false, false, false, false, false, false, false, false, false, false, false, false, false, false, false, false, false, false, false, false]}, {"title.text": "Figure 2 — Imports vs. PV Capacity Additions<br><sup>Colombia · annual values</sup>"}], "label": "Colombia", "method": "update"}, {"args": [{"visible": [false, false, false, false, false, false, false, false, false, false, false, false, false, false, false, false, false, false, false, false, false, true, true, true, false, false, false, false, false, false, false, false, false, false, false, false, false, false, false, false, false, false, false, false, false, false, false, false]}, {"title.text": "Figure 2 — Imports vs. PV Capacity Additions<br><sup>Ecuador · annual values</sup>"}], "label": "Ecuador", "method": "update"}, {"args": [{"visible": [false, false, false, false, false, false, false, false, false, false, false, false, false, false, false, false, false, false, false, false, false, false, false, false, true, true, true, false, false, false, false, false, false, false, false, false, false, false, false, false, false, false, false, false, false, false, false, false]}, {"title.text": "Figure 2 — Imports vs. PV Capacity Additions<br><sup>Guyana · annual values</sup>"}], "label": "Guyana", "method": "update"}, {"args": [{"visible": [false, false, false, false, false, false, false, false, false, false, false, false, false, false, false, false, false, false, false, false, false, false, false, false, false, false, false, true, true, true, false, false, false, false, false, false, false, false, false, false, false, false, false, false, false, false, false, false]}, {"title.text": "Figure 2 — Imports vs. PV Capacity Additions<br><sup>Mexico · annual values</sup>"}], "label": "Mexico", "method": "update"}, {"args": [{"visible": [false, false, false, false, false, false, false, false, false, false, false, false, false, false, false, false, false, false, false, false, false, false, false, false, false, false, false, false, false, false, true, true, true, false, false, false, false, false, false, false, false, false, false, false, false, false, false, false]}, {"title.text": "Figure 2 — Imports vs. PV Capacity Additions<br><sup>Paraguay · annual values</sup>"}], "label": "Paraguay", "method": "update"}, {"args": [{"visible": [false, false, false, false, false, false, false, false, false, false, false, false, false, false, false, false, false, false, false, false, false, false, false, false, false, false, false, false, false, false, false, false, false, true, true, true, false, false, false, false, false, false, false, false, false, false, false, false]}, {"title.text": "Figure 2 — Imports vs. PV Capacity Additions<br><sup>Peru · annual values</sup>"}], "label": "Peru", "method": "update"}, {"args": [{"visible": [false, false, false, false, false, false, false, false, false, false, false, false, false, false, false, false, false, false, false, false, false, false, false, false, false, false, false, false, false, false, false, false, false, false, false, false, true, true, true, false, false, false, false, false, false, false, false, false]}, {"title.text": "Figure 2 — Imports vs. PV Capacity Additions<br><sup>Suriname · annual values</sup>"}], "label": "Suriname", "method": "update"}, {"args": [{"visible": [false, false, false, false, false, false, false, false, false, false, false, false, false, false, false, false, false, false, false, false, false, false, false, false, false, false, false, false, false, false, false, false, false, false, false, false, false, false, false, true, true, true, false, false, false, false, false, false]}, {"title.text": "Figure 2 — Imports vs. PV Capacity Additions<br><sup>United States · annual values</sup>"}], "label": "United States", "method": "update"}, {"args": [{"visible": [false, false, false, false, false, false, false, false, false, false, false, false, false, false, false, false, false, false, false, false, false, false, false, false, false, false, false, false, false, false, false, false, false, false, false, false, false, false, false, false, false, false, true, true, true, false, false, false]}, {"title.text": "Figure 2 — Imports vs. PV Capacity Additions<br><sup>Uruguay · annual values</sup>"}], "label": "Uruguay", "method": "update"}, {"args": [{"visible": [false, false, false, false, false, false, false, false, false, false, false, false, false, false, false, false, false, false, false, false, false, false, false, false, false, false, false, false, false, false, false, false, false, false, false, false, false, false, false, false, false, false, false, false, false, true, true, true]}, {"title.text": "Figure 2 — Imports vs. PV Capacity Additions<br><sup>Venezuela · annual values</sup>"}], "label": "Venezuela", "method": "update"}], "direction": "down", "showactive": true, "x": 0, "xanchor": "left", "y": 1.11, "yanchor": "top"}, {"buttons": [{"args": [{"xaxis.range": [2018.0, 2026.0]}], "label": "2019–2025", "method": "relayout"}, {"args": [{"xaxis.range": [2018.0, 2020.0]}], "label": "2019", "method": "relayout"}, {"args": [{"xaxis.range": [2019.0, 2021.0]}], "label": "2020", "method": "relayout"}, {"args": [{"xaxis.range": [2020.0, 2022.0]}], "label": "2021", "method": "relayout"}, {"args": [{"xaxis.range": [2021.0, 2023.0]}], "label": "2022", "method": "relayout"}, {"args": [{"xaxis.range": [2022.0, 2024.0]}], "label": "2023", "method": "relayout"}, {"args": [{"xaxis.range": [2023.0, 2025.0]}], "label": "2024", "method": "relayout"}, {"args": [{"xaxis.range": [2024.0, 2026.0]}], "label": "2025", "method": "relayout"}, {"args": [{"xaxis.range": [2018.0, 2021.0]}], "label": "2019–2020", "method": "relayout"}, {"args": [{"xaxis.range": [2018.0, 2022.0]}], "label": "2019–2021", "method": "relayout"}, {"args": [{"xaxis.range": [2018.0, 2023.0]}], "label": "2019–2022", "method": "relayout"}, {"args": [{"xaxis.range": [2018.0, 2024.0]}], "label": "2019–2023", "method": "relayout"}, {"args": [{"xaxis.range": [2018.0, 2025.0]}], "label": "2019–2024", "method": "relayout"}, {"args": [{"xaxis.range": [2019.0, 2022.0]}], "label": "2020–2021", "method": "relayout"}, {"args": [{"xaxis.range": [2019.0, 2023.0]}], "label": "2020–2022", "method": "relayout"}, {"args": [{"xaxis.range": [2019.0, 2024.0]}], "label": "2020–2023", "method": "relayout"}, {"args": [{"xaxis.range": [2019.0, 2025.0]}], "label": "2020–2024", "method": "relayout"}, {"args": [{"xaxis.range": [2019.0, 2026.0]}], "label": "2020–2025", "method": "relayout"}, {"args": [{"xaxis.range": [2020.0, 2023.0]}], "label": "2021–2022", "method": "relayout"}, {"args": [{"xaxis.range": [2020.0, 2024.0]}], "label": "2021–2023", "method": "relayout"}, {"args": [{"xaxis.range": [2020.0, 2025.0]}], "label": "2021–2024", "method": "relayout"}, {"args": [{"xaxis.range": [2020.0, 2026.0]}], "label": "2021–2025", "method": "relayout"}, {"args": [{"xaxis.range": [2021.0, 2024.0]}], "label": "2022–2023", "method": "relayout"}, {"args": [{"xaxis.range": [2021.0, 2025.0]}], "label": "2022–2024", "method": "relayout"}, {"args": [{"xaxis.range": [2021.0, 2026.0]}], "label": "2022–2025", "method": "relayout"}, {"args": [{"xaxis.range": [2022.0, 2025.0]}], "label": "2023–2024", "method": "relayout"}, {"args": [{"xaxis.range": [2022.0, 2026.0]}], "label": "2023–2025", "method": "relayout"}, {"args": [{"xaxis.range": [2023.0, 2026.0]}], "label": "2024–2025", "method": "relayout"}], "direction": "down", "showactive": true, "x": 0.32, "xanchor": "left", "y": 1.11, "yanchor": "top"}], "xaxis": {"anchor": "y", "domain": [0, 1], "linecolor": "#a6afbd", "range": [2018.0, 2026.0], "showgrid": false, "tickmode": "array", "tickvals": [2019, 2020, 2021, 2022, 2023, 2024, 2025], "title": {"text": "Year"}}, "yaxis": {"anchor": "x", "domain": [0.4324, 1], "gridcolor": "#e5eaf1", "rangemode": "tozero", "tickformat": ",.2f", "title": {"text": "Capacity (GW)"}}}}
